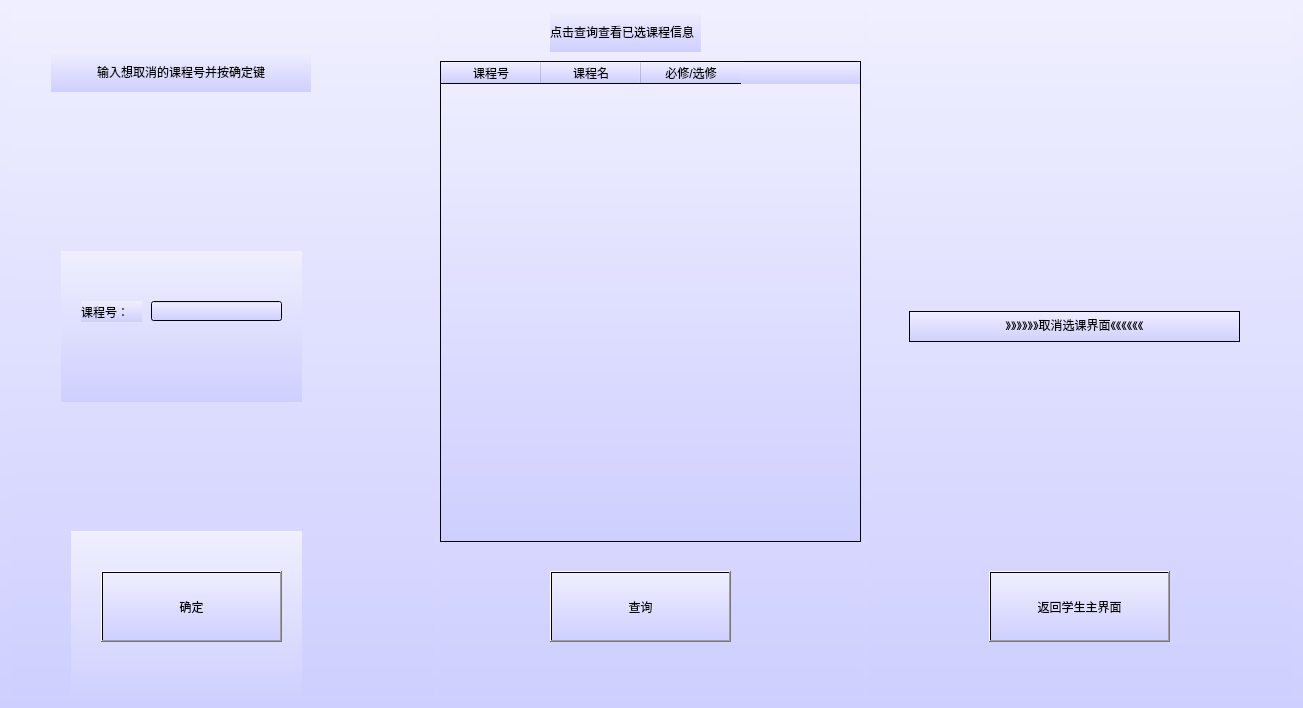
<?xml version="1.0" encoding="UTF-8"?>
<ui version="4.0">
 <class>Stu_Cancel</class>
 <widget class="QWidget" name="Stu_Cancel">
  <property name="geometry">
   <rect>
    <x>0</x>
    <y>0</y>
    <width>1303</width>
    <height>708</height>
   </rect>
  </property>
  <property name="windowTitle">
   <string>Form</string>
  </property>
  <property name="styleSheet">
   <string notr="true">background:QLinearGradient(x1:0,y1:0,x2:0,y2:1,stop:0 #efefff,stop:1 #cfcfff);</string>
  </property>
  <layout class="QHBoxLayout" name="horizontalLayout">
   <item>
    <widget class="QWidget" name="widget_2" native="true">
     <widget class="QWidget" name="widget_4" native="true">
      <property name="geometry">
       <rect>
        <x>40</x>
        <y>40</y>
        <width>260</width>
        <height>41</height>
       </rect>
      </property>
      <layout class="QHBoxLayout" name="horizontalLayout_2">
       <item>
        <spacer name="horizontalSpacer">
         <property name="orientation">
          <enum>Qt::Horizontal</enum>
         </property>
         <property name="sizeHint" stdset="0">
          <size>
           <width>28</width>
           <height>20</height>
          </size>
         </property>
        </spacer>
       </item>
       <item>
        <widget class="QLabel" name="label">
         <property name="text">
          <string>输入想取消的课程号并按确定键</string>
         </property>
        </widget>
       </item>
       <item>
        <spacer name="horizontalSpacer_2">
         <property name="orientation">
          <enum>Qt::Horizontal</enum>
         </property>
         <property name="sizeHint" stdset="0">
          <size>
           <width>28</width>
           <height>20</height>
          </size>
         </property>
        </spacer>
       </item>
      </layout>
     </widget>
     <widget class="QWidget" name="widget_5" native="true">
      <property name="geometry">
       <rect>
        <x>50</x>
        <y>240</y>
        <width>241</width>
        <height>151</height>
       </rect>
      </property>
      <widget class="QLineEdit" name="sectionnumEdit">
       <property name="geometry">
        <rect>
         <x>90</x>
         <y>50</y>
         <width>131</width>
         <height>20</height>
        </rect>
       </property>
      </widget>
      <widget class="QLabel" name="label_3">
       <property name="geometry">
        <rect>
         <x>20</x>
         <y>50</y>
         <width>61</width>
         <height>21</height>
        </rect>
       </property>
       <property name="text">
        <string>课程号：</string>
       </property>
      </widget>
     </widget>
     <widget class="QWidget" name="widget_6" native="true">
      <property name="geometry">
       <rect>
        <x>60</x>
        <y>520</y>
        <width>231</width>
        <height>171</height>
       </rect>
      </property>
      <widget class="QPushButton" name="cancelButton">
       <property name="geometry">
        <rect>
         <x>30</x>
         <y>40</y>
         <width>181</width>
         <height>71</height>
        </rect>
       </property>
       <property name="text">
        <string>确定</string>
       </property>
      </widget>
     </widget>
    </widget>
   </item>
   <item>
    <widget class="QWidget" name="widget" native="true">
     <widget class="QLabel" name="label_2">
      <property name="geometry">
       <rect>
        <x>110</x>
        <y>0</y>
        <width>151</width>
        <height>41</height>
       </rect>
      </property>
      <property name="text">
       <string>点击查询查看已选课程信息</string>
      </property>
     </widget>
     <widget class="QPushButton" name="searchButton">
      <property name="geometry">
       <rect>
        <x>110</x>
        <y>560</y>
        <width>181</width>
        <height>71</height>
       </rect>
      </property>
      <property name="text">
       <string>查询</string>
      </property>
     </widget>
     <widget class="QTableWidget" name="tableWidget">
      <property name="geometry">
       <rect>
        <x>0</x>
        <y>50</y>
        <width>421</width>
        <height>481</height>
       </rect>
      </property>
      <column>
       <property name="text">
        <string>课程号</string>
       </property>
      </column>
      <column>
       <property name="text">
        <string>课程名</string>
       </property>
      </column>
      <column>
       <property name="text">
        <string>必修/选修</string>
       </property>
      </column>
     </widget>
    </widget>
   </item>
   <item>
    <widget class="QWidget" name="widget_3" native="true">
     <widget class="QPushButton" name="returnButton">
      <property name="geometry">
       <rect>
        <x>120</x>
        <y>560</y>
        <width>181</width>
        <height>71</height>
       </rect>
      </property>
      <property name="text">
       <string>返回学生主界面</string>
      </property>
     </widget>
     <widget class="QTextBrowser" name="textBrowser_2">
      <property name="geometry">
       <rect>
        <x>40</x>
        <y>300</y>
        <width>331</width>
        <height>31</height>
       </rect>
      </property>
      <property name="html">
       <string>&lt;!DOCTYPE HTML PUBLIC &quot;-//W3C//DTD HTML 4.0//EN&quot; &quot;http://www.w3.org/TR/REC-html40/strict.dtd&quot;&gt;
&lt;html&gt;&lt;head&gt;&lt;meta name=&quot;qrichtext&quot; content=&quot;1&quot; /&gt;&lt;style type=&quot;text/css&quot;&gt;
p, li { white-space: pre-wrap; }
&lt;/style&gt;&lt;/head&gt;&lt;body style=&quot; font-family:'SimSun'; font-size:9pt; font-weight:400; font-style:normal;&quot;&gt;
&lt;p align=&quot;center&quot; style=&quot; margin-top:0px; margin-bottom:0px; margin-left:0px; margin-right:0px; -qt-block-indent:0; text-indent:0px;&quot;&gt;&lt;span style=&quot; font-family:'SimSun';&quot;&gt;》》》》》》取消选课界面《《《《《《&lt;/span&gt;&lt;/p&gt;&lt;/body&gt;&lt;/html&gt;</string>
      </property>
     </widget>
    </widget>
   </item>
  </layout>
 </widget>
 <resources/>
 <connections/>
</ui>
